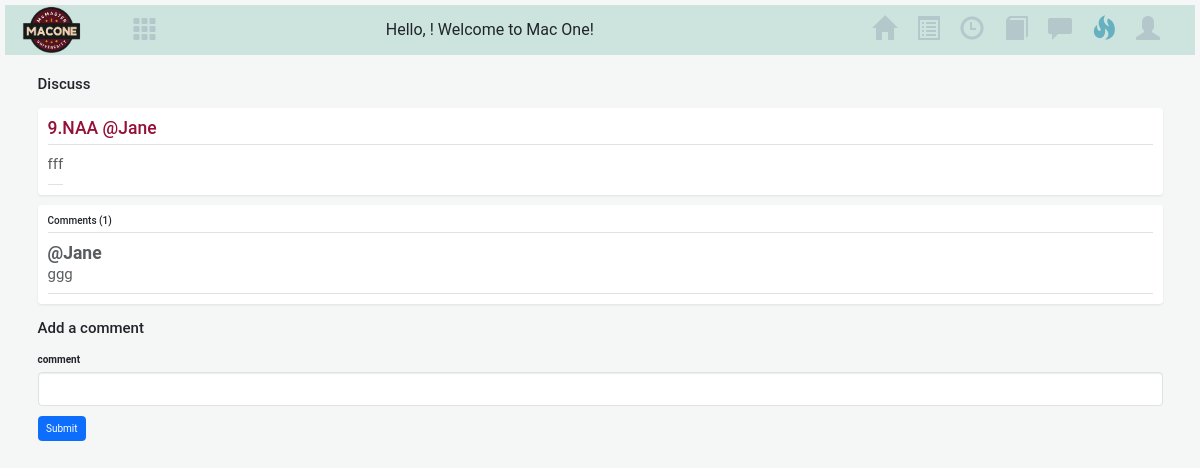
The page /forum/topic/9 on the database as committed earlier.
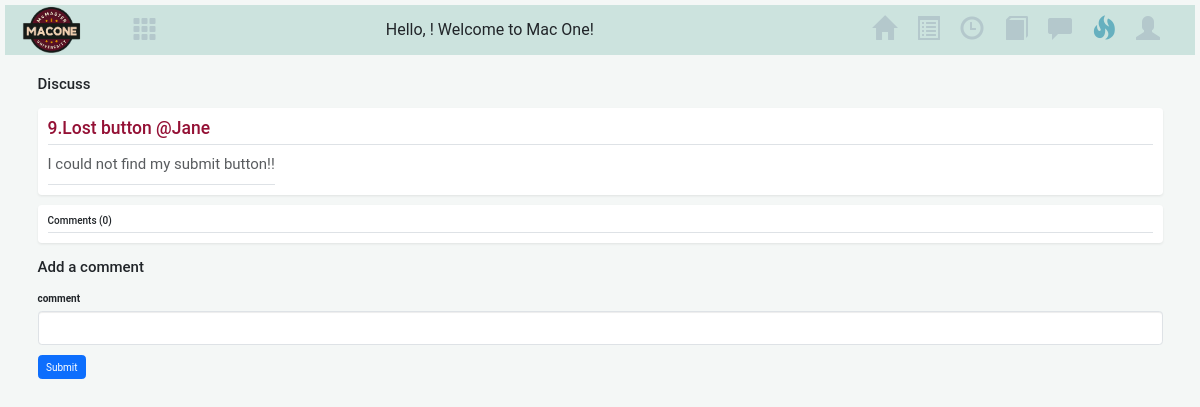
The same page on the database as committed later.
### helper.py (models this page shows)
class Topic(db.Model):
    id = db.Column(db.Integer, primary_key=True)
    title = db.Column(db.String(80), nullable=False)
    description = db.Column(db.String(120))
    userId = db.Column(db.Integer, db.ForeignKey("user.userId"))

class Comment(db.Model):
    id = db.Column(db.Integer, primary_key=True)
    text = db.Column(db.String, nullable=False)
    topicId = db.Column(db.Integer, db.ForeignKey("topic.id"))
    userId = db.Column(db.Integer, db.ForeignKey("user.userId"))

class User(db.Model):
    userId = db.Column(db.Integer, primary_key=True)
    username = db.Column(db.String(80), nullable=False)
    topics = db.relationship("Topic", backref="author", lazy=True)
    comments = db.relationship("Comment", backref="commenter", lazy=True)

### app.py (the view, shortened to what this page needs)
@app.route("/forum/topic/<int:id>", methods=["GET", "POST"])
def topic(id):
    global current_page
    current_page = "forum_page"
    topic_with_user = (
        db.session.query(Topic, User.username)
        .join(User, Topic.userId == User.userId)
        .filter(Topic.id == id)
        .first_or_404()
    )
    topic, author_username = topic_with_user
    comments_with_users = (
        db.session.query(Comment, User.username)
        .join(User, Comment.userId == User.userId)
        .filter(Comment.topicId == id)  # Filter by topic ID
        .all()
    )
    return render_template(
        "forum_topic_page.html",
        topic=topic,
        comments=comments_with_users,  # Pass the filtered comments
        author_username=author_username,
        current_page=current_page,
        username=username,
    )

### templates/forum_topic_page.html (shortened to what this page needs)
{% extends 'base.html' %}
{% block content %}
  <head>
    <link href="https://cdn.jsdelivr.net/npm/bootstrap@5.3.2/dist/css/bootstrap.min.css" rel="stylesheet">
    <link rel="stylesheet" type="text/css" href="{{ url_for('static', filename='task.css') }}" />
  </head>
  <div class="container">
    <h1 class="my-4 fs-4" text>Discuss</h1>
    <div class="my-3 p-3 bg-body rounded shadow-sm topicpage">
        <h6 style="color: #941035; margin-bottom: 15px;" class="border-bottom pb-2 mb-0">{{topic.id}}.{{topic.title}} @{{ author_username }}</h6>
        <div class="d-flex text-body-secondary pt-3 topicpage">
            <p class="pb-3 mb-0 small lh-sm border-bottom">
                {{topic.description}}
            </p>
        </div>
    </div>
    <div class="my-3 p-3 bg-body rounded shadow-sm">
      <h6 class="border-bottom pb-2 mb-0">Comments ({{comments|length}})</h6>
      {% for comment, username in comments %}
      <div class="d-flex text-body-secondary pt-3">
        <div class="pb-3 mb-0 small lh-sm border-bottom w-100 topicpage">
          <div class="d-flex justify-content-between">
            <strong class="text-gray-dark">@{{username}}</strong>
          </div>
          <span class="d-block topicpage">{{comment.text}}</span>
        </div>
      </div>
      {% endfor %}
  </div>
    <h1 class="fs-4 text my-4">Add a comment</h1>
    <form accept="/forum/topic/{{topic.id}}" method="post">
        <div class="mb-3">
          <label for="title" class="form-label">comment</label>
          <input type="text" name="comment" class="form-control" id="comment">
        </div>
        <button type="submit" class="btn btn-primary">Submit</button>
    </form>
</div>
{% endblock %}

Rows that differ between the two databases and show on the page:
no longer on this page (row edited): Comment: username "Jane", text "ggg"
changed Topic id 9: title "NAA" → "Lost button"; description "fff" → "I could not find my submit button!!"
Other text that changed with them:
{{ comments|length }}: "1" → "0"
